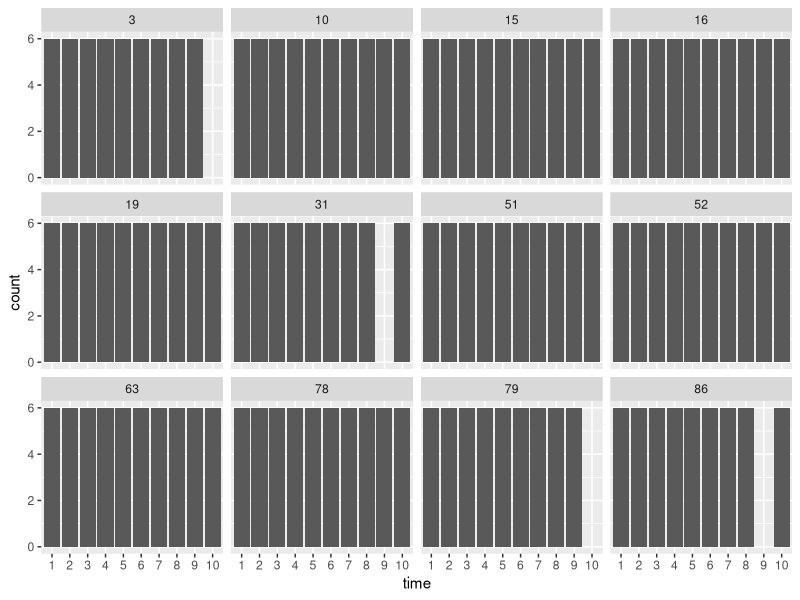
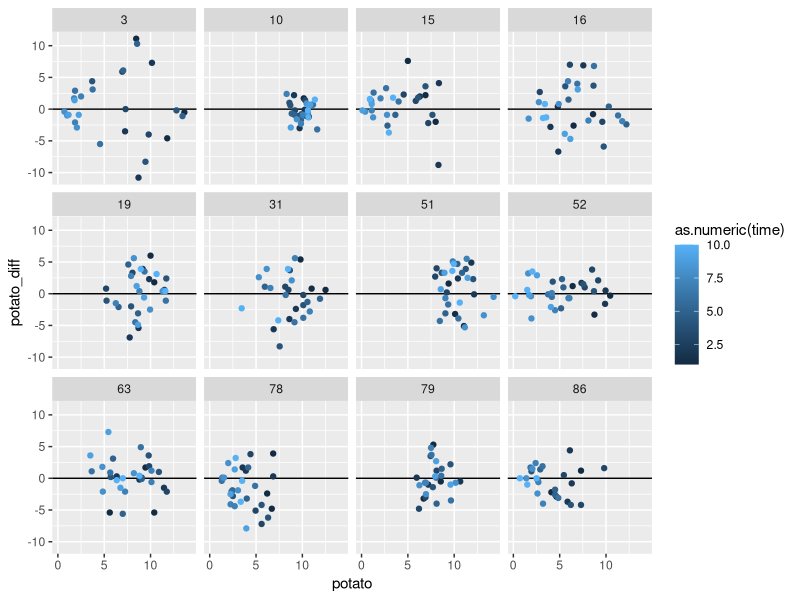
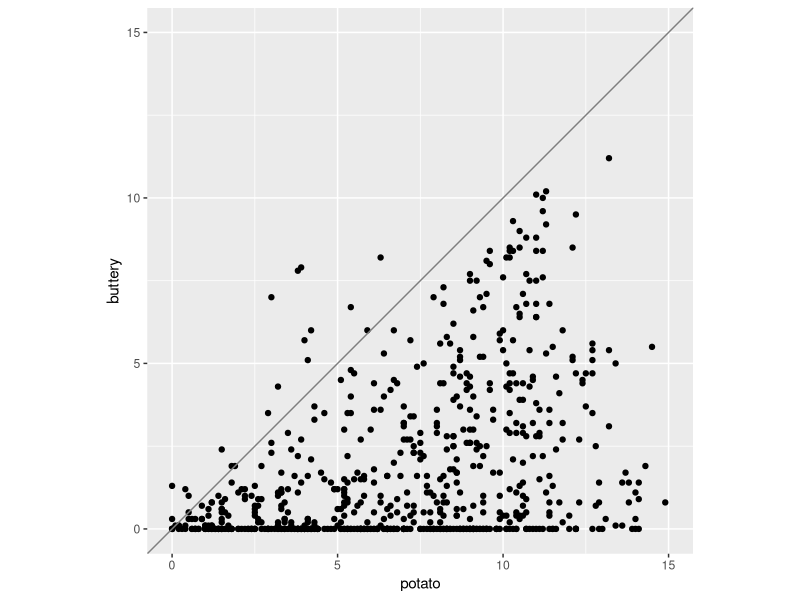
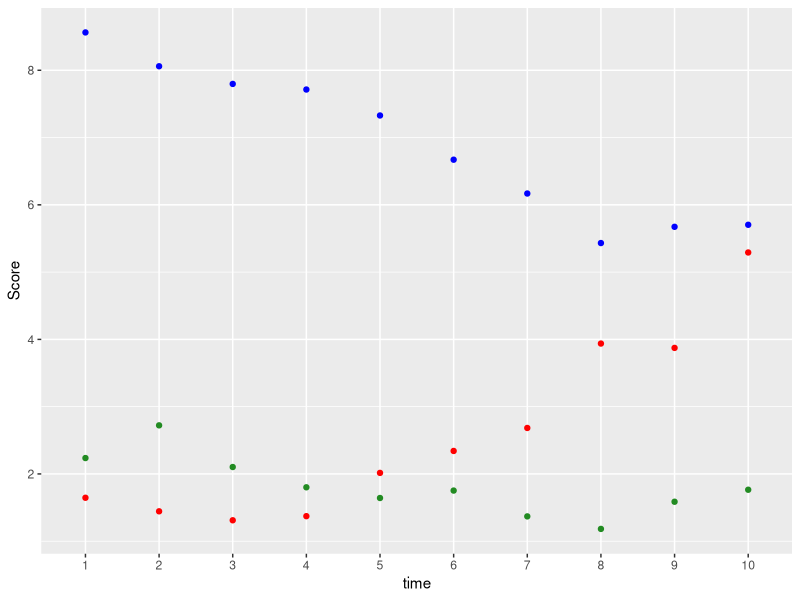

These figures' R source, in order:
## ---- chunk 1
knitr::opts_chunk$set(echo = TRUE)
## ---- chunk 2
library(tidyverse)
data(french_fries, package = "reshape2")
french_fries %>%
    filter(subject == 3, time == 1)
## ---- chunk 3
french_fries %>%
    arrange(desc(rancid), potato) %>%
    head
## ---- chunk 4
french_fries %>%
    select(time, treatment, subject, rep, potato) %>%
    head
## ---- chunk 5
french_fries %>%
    summarise(mean_rancid = mean(rancid, na.rm=TRUE), 
              sd_rancid = sd(rancid, na.rm = TRUE))
## ---- chunk 6
french_fries %>%
    group_by(time, treatment) %>%
    summarise(mean_rancid = mean(rancid), sd_rancid = sd(rancid))
## ---- chunk 7
french_fries %>% 
  ggplot(aes(x = time)) + geom_bar() + facet_wrap(~subject) 
## ---- chunk 8
dim(french_fries) # too few rows - should be 720 = 12 x 10 x 6

# if subjects come, they give all six evaluations
french_fries %>% group_by(time, subject) %>% summarize(n = n()) %>% summary()
## ---- chunk 9
# not all subjects come all the time:
french_fries %>% group_by(subject) %>% summarize(n = n()) %>% arrange(n)
## ---- chunk 10
reps <- french_fries %>% group_by(time, subject, treatment) %>%
  summarise(
    potato_diff = diff(potato),
    potato = mean(potato)
  )
reps
## ---- chunk 11
reps %>% 
  ggplot(aes(x = potato, y = potato_diff, colour = as.numeric(time))) + 
  facet_wrap(~subject) +
  geom_hline(aes(yintercept=0)) +
  geom_point() 
## ---- chunk 12
french_fries %>% 
  ggplot(aes(x = potato, y = buttery)) + geom_point() +
  theme(aspect.ratio=1) + xlim(c(0,15)) + ylim(c(0,15)) +
  geom_abline(colour = "grey50")
## ---- chunk 13
ffm <- french_fries %>% group_by(time) %>% summarise(
  potato = mean(potato,  na.rm=TRUE),
  buttery = mean(buttery,  na.rm=TRUE),
  painty = mean(painty,  na.rm=TRUE)
)
## ---- chunk 14
ffm %>%
  ggplot(aes(x = time, y = potato)) + geom_point(colour = "blue") +
  geom_point(aes(y = buttery), colour = "forestgreen") +
  geom_point(aes(y = painty), colour = "red") +
  ylab("Score")
